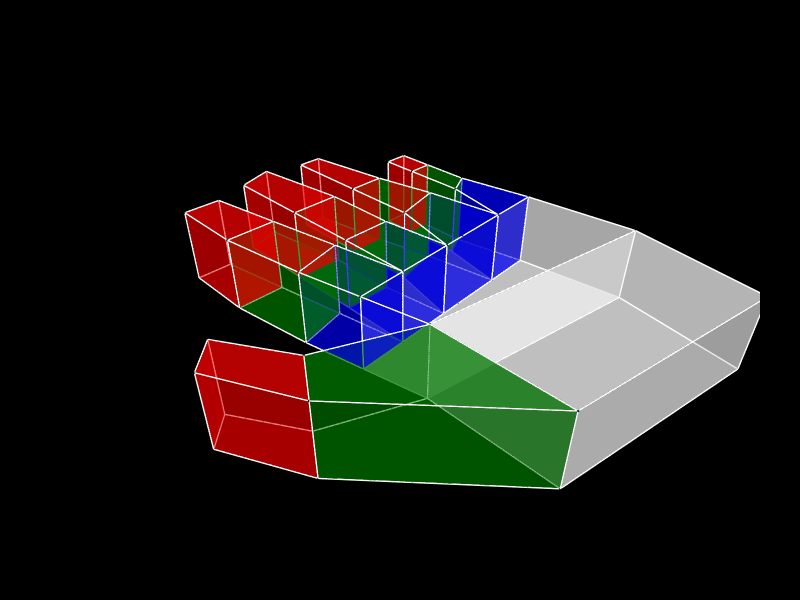

Here is the notebook cell this chart was saved with:
### Code cell
Topology.Show(hand_cells, 
              faceColorKey="color",
              vertexSizeKey="vertex_size",
              opacityKey='FakeKey',
              faceOpacityKey='FakeKey',
              edgeColor="white",
              edgeWidth=3,
              showVertices=True,
              backgroundColor="black",
              width=800,
              height=600,
              renderer = renderer)
